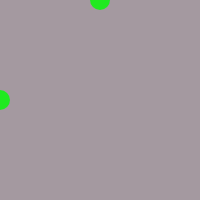
Frame 1 (no input)
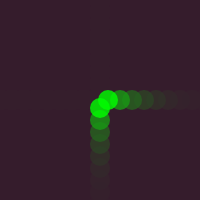
Frame 60 (no input)
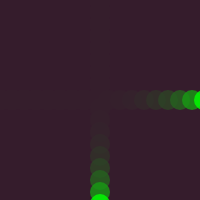
Frame 120 (the mouse pressed at the canvas centre since frame 60)

The p5.js sketch that drew these frames (run headless with seeded random() and noise() and a simulated clock; from frame 60 on, the mouse is pressed at the canvas centre):

// p5.js sketch
// ── sketch.js
var y = 0;
var velY = 12;
var x = 0;
var velX = 12;

function setup() {
	createCanvas(200, 200);
	}

function draw() {
	background('rgba(54, 29, 46, 0.45)');
	noStroke();
	fill('rgba(0,255,0, 0.8)');
	
	ellipse(width/2, y, 20, 20);
	y = y + velY;
	if (y > height || y < 1){
		velY *= -1;
	}
	
	ellipse(x, height/2, 20, 20);
	x = x + velX;
	if (x > width || x < 1){
		velX *= -1;
	}
}
